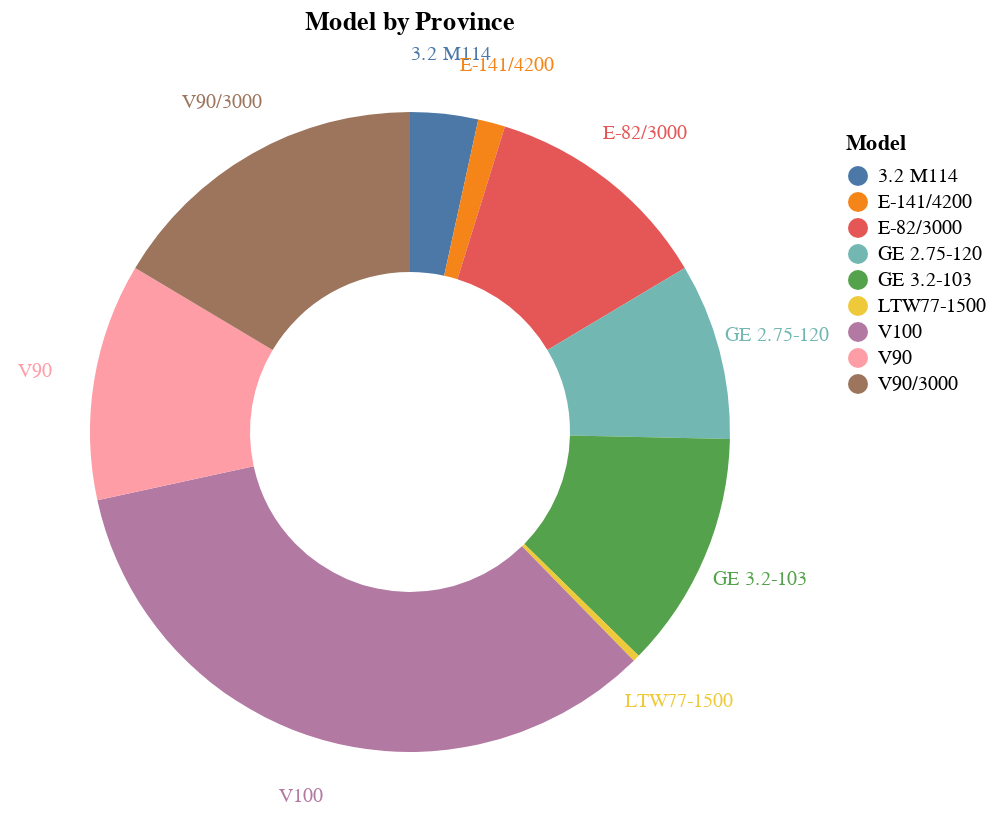

The cell this chart's notebook holds for it:
### Code cell
pie_chart('British Columbia')

### Figure 1 — Vega-Lite specification as saved in the notebook (floating-point values rounded to 4 significant figures)
{"config": {"view": {"continuousWidth": 400, "continuousHeight": 300}}, "layer": [{"mark": {"type": "arc", "innerRadius": 80, "outerRadius": 160}, "encoding": {"color": {"field": "Model", "type": "nominal"}, "theta": {"field": "Total", "stack": true, "type": "quantitative"}}, "title": "Model by Province"}, {"mark": {"type": "text", "radius": 190, "size": 10}, "encoding": {"color": {"field": "Model", "type": "nominal"}, "text": {"field": "Model", "type": "nominal"}, "theta": {"field": "Total", "stack": true, "type": "quantitative"}}, "title": "Model by Province"}], "data": {"name": "data-3c4af03c612551f87bc2b6f078873d8e"}, "$schema": "https://vega.github.io/schema/vega-lite/v4.17.0.json", "datasets": {"data-3c4af03c612551f87bc2b6f078873d8e": [{"Province/Territory": "British Columbia", "Model": "3.2 M114", "Total": 10}, {"Province/Territory": "British Columbia", "Model": "E-141/4200", "Total": 4}, {"Province/Territory": "British Columbia", "Model": "E-82/3000", "Total": 34}, {"Province/Territory": "British Columbia", "Model": "GE 2.75-120", "Total": 26}, {"Province/Territory": "British Columbia", "Model": "GE 3.2-103", "Total": 35}, {"Province/Territory": "British Columbia", "Model": "LTW77-1500", "Total": 1}, {"Province/Territory": "British Columbia", "Model": "V100", "Total": 99}, {"Province/Territory": "British Columbia", "Model": "V90", "Total": 35}, {"Province/Territory": "British Columbia", "Model": "V90/3000", "Total": 48}]}}
